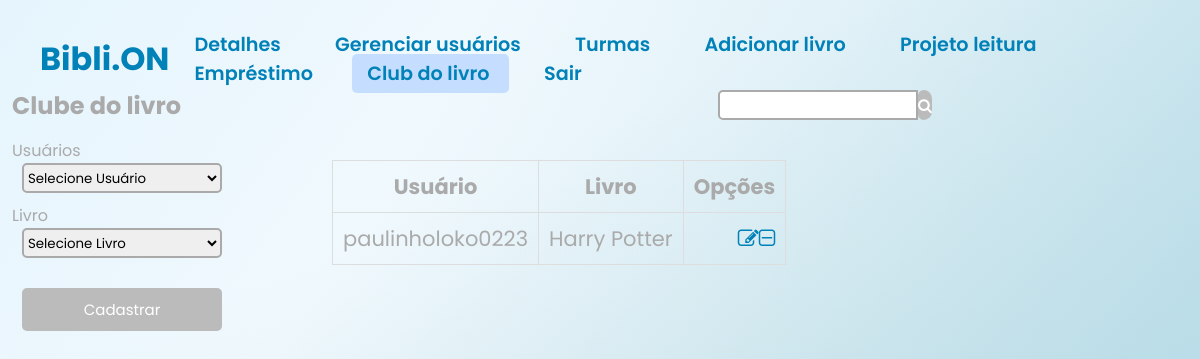
The app's page /biblion/biblion/asmdaoksdokasmdas/adm/clublivro.php (signed in), older data.
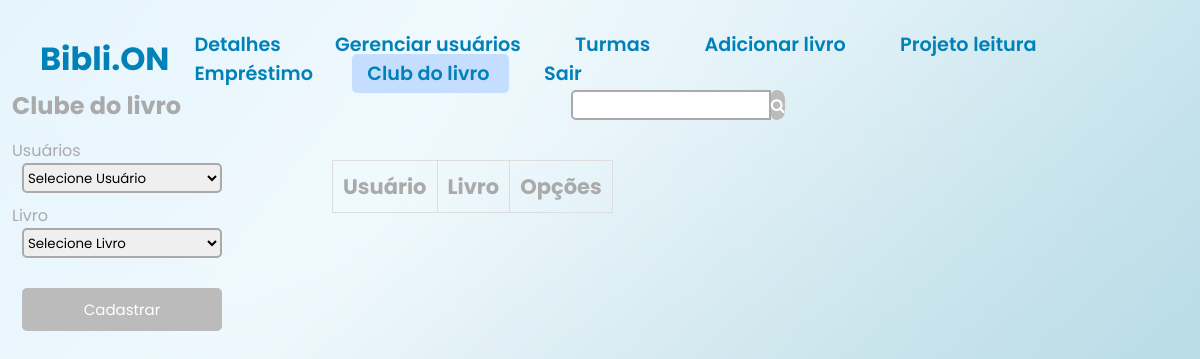
The same page, newer data.
### tables this page shows
CREATE TABLE IF NOT EXISTS `pessoas` (
`id` int(11) unsigned NOT NULL,
  `nome` varchar(255) NOT NULL,
  `user` varchar(255) NOT NULL,
  `email` varchar(255) NOT NULL,
  `multa` float NOT NULL DEFAULT '0',
  `senha` varchar(255) NOT NULL
);

CREATE TABLE IF NOT EXISTS `livros` (
`id` int(11) unsigned NOT NULL,
  `titulo` varchar(255) NOT NULL,
  `autor` varchar(255) NOT NULL,
  `quantidade` int(200) NOT NULL,
  `disponivel` int(11) NOT NULL,
  `descricao` text,
  `genero` varchar(255) NOT NULL,
  `imagem` varchar(255) DEFAULT NULL
);

CREATE TABLE IF NOT EXISTS `projetolivro` (
`id` int(11) NOT NULL,
  `user` int(11) NOT NULL,
  `nomelivro` varchar(255) NOT NULL,
  `pagina` int(11) NOT NULL
);

### biblion/biblion/asmdaoksdokasmdas/adm/clublivro.php (the view, shortened to what the changed rows need)
<!DOCTYPE html>
<html>
<head>
    <link rel="stylesheet" type="text/css" href="../css/menuad.css">
    <link rel="stylesheet" href="https://stackpath.bootstrapcdn.com/font-awesome/4.7.0/css/font-awesome.min.css">
</head>
<body>
    <div id="adicionar-livro-secao" class="addlivro">
        <div class="container1">
            <form method="POST" action="<?php echo $_SERVER["PHP_SELF"]; ?>" enctype="multipart/form-data">
                <h2>Clube do livro</h2>
                <label for="livro">Usuários</label><br>
                <label for="turma">Livro</label><br>
                <br>
            </form>
        </div>
        <div class="container2">
            <table>
            <thead>
                <tr>
                <th>Usuário</th>
                <th>Livro</th>
                <th>Opções</th>
                </tr>
            </thead>
            <tbody>
                <?php
                $servername = "localhost";
                $username = "root";
                $password = "root";
                $dbname = "biblioteca";
                $conn = new mysqli($servername, $username, $password, $dbname);
                $search = isset($_GET['search']) ? $_GET['search'] : '';
                $sql = "SELECT * FROM projetolivro";
                $result = $conn->query($sql);
                if ($result->num_rows > 0) {
                    while ($row = $result->fetch_assoc()) {
                        $user_id = $row["user"];
                        $nomelivro = $row["nomelivro"];
                        $sql_proj = "SELECT * FROM livros WHERE id = '$nomelivro'";
                        $result_proj = $conn->query($sql_proj);
                        if ($result_proj->num_rows > 0) {
                            while ($row_proj = $result_proj->fetch_assoc()) {
                                $livro = $row_proj["titulo"];
                                $sql_proj_2 = "SELECT * FROM pessoas WHERE id = '$user_id' AND nome LIKE '%$search%'";
                                $result_proj_2 = $conn->query($sql_proj_2);
                                if ($result_proj_2->num_rows > 0) {
                                    while ($row_proj_2 = $result_proj_2->fetch_assoc()) {
                                        echo "<tr>";
                                        echo "<td>" . $row_proj_2["nome"] . "</td>";
                                        echo "<td>" . $livro . "</td>";
                                        echo "<td class='options'>
                                                <a class='fa fa-pencil-square-o ininn' href='detalhesclub.php?id=" . $row["id"] . "'></a>";
                                        echo "<a id='delete-button' class='fa fa-minus-square-o ininn' href='apagar2.php?id=" . $row["id"] . "'
                                            onclick=\"return confirm('Tem certeza que deseja excluir este registro?');\"></a>";
                                        echo "</td></tr>";
                                    }
                                }
                            }
                        }
                    }
                } else {
                    echo "<tr><td colspan='6'>Nenhum livro encontrado.</td></tr>";
                }
                ?>
            </tbody>
            </table>
        </div>
    </div>
</body>
</html>

Row changes from the older to the newer data that the page shows:
removed livros: titulo "Harry Potter"
removed pessoas: nome "paulinholoko0223"
